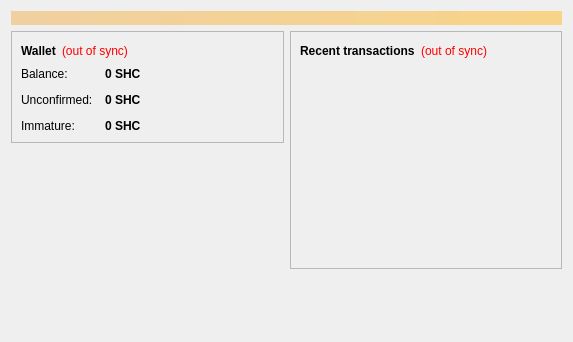
<?xml version="1.0" encoding="UTF-8"?>
<ui version="4.0">
 <class>OverviewPage</class>
 <widget class="QWidget" name="OverviewPage">
  <property name="geometry">
   <rect>
    <x>0</x>
    <y>0</y>
    <width>573</width>
    <height>342</height>
   </rect>
  </property>
  <property name="windowTitle">
   <string>Form</string>
  </property>
  <layout class="QVBoxLayout" name="topLayout">
   <item>
    <widget class="QLabel" name="labelAlerts">
     <property name="visible">
      <bool>false</bool>
     </property>
     <property name="styleSheet">
      <string notr="true">background-color: qlineargradient(x1: 0, y1: 0, x2: 1, y2: 0, stop:0 #F0D0A0, stop:1 #F8D488); color:#000000;</string>
     </property>
     <property name="wordWrap">
      <bool>true</bool>
     </property>
     <property name="margin">
      <number>3</number>
     </property>
    </widget>
   </item>
   <item>
    <layout class="QHBoxLayout" name="horizontalLayout" stretch="1,1">
     <item>
      <layout class="QVBoxLayout" name="verticalLayout_2">
       <item>
        <widget class="QFrame" name="frame">
         <property name="frameShape">
          <enum>QFrame::StyledPanel</enum>
         </property>
         <property name="frameShadow">
          <enum>QFrame::Raised</enum>
         </property>
         <layout class="QVBoxLayout" name="verticalLayout_4">
          <item>
           <layout class="QHBoxLayout" name="horizontalLayout_4">
            <item>
             <widget class="QLabel" name="label_5">
              <property name="font">
               <font>
                <weight>75</weight>
                <bold>true</bold>
               </font>
              </property>
              <property name="text">
               <string>Wallet</string>
              </property>
             </widget>
            </item>
            <item>
             <widget class="QLabel" name="labelWalletStatus">
              <property name="toolTip">
               <string>The displayed information may be out of date. Your wallet automatically synchronizes with the Shockcoin network after a connection is established, but this process has not completed yet.</string>
              </property>
              <property name="styleSheet">
               <string notr="true">QLabel { color: red; }</string>
              </property>
              <property name="text">
               <string notr="true">(out of sync)</string>
              </property>
              <property name="alignment">
               <set>Qt::AlignLeading|Qt::AlignLeft|Qt::AlignVCenter</set>
              </property>
             </widget>
            </item>
            <item>
             <spacer name="horizontalSpacer_2">
              <property name="orientation">
               <enum>Qt::Horizontal</enum>
              </property>
              <property name="sizeHint" stdset="0">
               <size>
                <width>40</width>
                <height>20</height>
               </size>
              </property>
             </spacer>
            </item>
           </layout>
          </item>
          <item>
           <layout class="QFormLayout" name="formLayout_2">
            <property name="fieldGrowthPolicy">
             <enum>QFormLayout::AllNonFixedFieldsGrow</enum>
            </property>
            <property name="horizontalSpacing">
             <number>12</number>
            </property>
            <property name="verticalSpacing">
             <number>12</number>
            </property>
            <item row="0" column="0">
             <widget class="QLabel" name="label">
              <property name="text">
               <string>Balance:</string>
              </property>
             </widget>
            </item>
            <item row="0" column="1">
             <widget class="QLabel" name="labelBalance">
              <property name="font">
               <font>
                <weight>75</weight>
                <bold>true</bold>
               </font>
              </property>
              <property name="cursor">
               <cursorShape>IBeamCursor</cursorShape>
              </property>
              <property name="toolTip">
               <string>Your current balance</string>
              </property>
              <property name="text">
               <string notr="true">0 SHC</string>
              </property>
              <property name="textInteractionFlags">
               <set>Qt::LinksAccessibleByMouse|Qt::TextSelectableByKeyboard|Qt::TextSelectableByMouse</set>
              </property>
             </widget>
            </item>
            <item row="1" column="0">
             <widget class="QLabel" name="label_3">
              <property name="text">
               <string>Unconfirmed:</string>
              </property>
             </widget>
            </item>
            <item row="1" column="1">
             <widget class="QLabel" name="labelUnconfirmed">
              <property name="font">
               <font>
                <weight>75</weight>
                <bold>true</bold>
               </font>
              </property>
              <property name="cursor">
               <cursorShape>IBeamCursor</cursorShape>
              </property>
              <property name="toolTip">
               <string>Total of transactions that have yet to be confirmed, and do not yet count toward the current balance</string>
              </property>
              <property name="text">
               <string notr="true">0 SHC</string>
              </property>
              <property name="textInteractionFlags">
               <set>Qt::LinksAccessibleByMouse|Qt::TextSelectableByKeyboard|Qt::TextSelectableByMouse</set>
              </property>
             </widget>
            </item>
            <item row="2" column="0">
             <widget class="QLabel" name="labelImmatureText">
              <property name="text">
               <string>Immature:</string>
              </property>
             </widget>
            </item>
            <item row="2" column="1">
             <widget class="QLabel" name="labelImmature">
              <property name="font">
               <font>
                <weight>75</weight>
                <bold>true</bold>
               </font>
              </property>
              <property name="toolTip">
               <string>Mined balance that has not yet matured</string>
              </property>
              <property name="text">
               <string notr="true">0 SHC</string>
              </property>
              <property name="textInteractionFlags">
               <set>Qt::LinksAccessibleByMouse|Qt::TextSelectableByKeyboard|Qt::TextSelectableByMouse</set>
              </property>
             </widget>
            </item>
           </layout>
          </item>
         </layout>
        </widget>
       </item>
       <item>
        <spacer name="verticalSpacer">
         <property name="orientation">
          <enum>Qt::Vertical</enum>
         </property>
         <property name="sizeHint" stdset="0">
          <size>
           <width>20</width>
           <height>40</height>
          </size>
         </property>
        </spacer>
       </item>
      </layout>
     </item>
     <item>
      <layout class="QVBoxLayout" name="verticalLayout_3">
       <item>
        <widget class="QFrame" name="frame_2">
         <property name="frameShape">
          <enum>QFrame::StyledPanel</enum>
         </property>
         <property name="frameShadow">
          <enum>QFrame::Raised</enum>
         </property>
         <layout class="QVBoxLayout" name="verticalLayout">
          <item>
           <layout class="QHBoxLayout" name="horizontalLayout_2">
            <item>
             <widget class="QLabel" name="label_4">
              <property name="text">
               <string>&lt;b&gt;Recent transactions&lt;/b&gt;</string>
              </property>
             </widget>
            </item>
            <item>
             <widget class="QLabel" name="labelTransactionsStatus">
              <property name="toolTip">
               <string>The displayed information may be out of date. Your wallet automatically synchronizes with the Shockcoin network after a connection is established, but this process has not completed yet.</string>
              </property>
              <property name="styleSheet">
               <string notr="true">QLabel { color: red; }</string>
              </property>
              <property name="text">
               <string notr="true">(out of sync)</string>
              </property>
              <property name="alignment">
               <set>Qt::AlignRight|Qt::AlignTrailing|Qt::AlignVCenter</set>
              </property>
             </widget>
            </item>
            <item>
             <spacer name="horizontalSpacer">
              <property name="orientation">
               <enum>Qt::Horizontal</enum>
              </property>
              <property name="sizeHint" stdset="0">
               <size>
                <width>40</width>
                <height>20</height>
               </size>
              </property>
             </spacer>
            </item>
           </layout>
          </item>
          <item>
           <widget class="QListView" name="listTransactions">
            <property name="styleSheet">
             <string notr="true">QListView { background: transparent; }</string>
            </property>
            <property name="frameShape">
             <enum>QFrame::NoFrame</enum>
            </property>
            <property name="verticalScrollBarPolicy">
             <enum>Qt::ScrollBarAlwaysOff</enum>
            </property>
            <property name="horizontalScrollBarPolicy">
             <enum>Qt::ScrollBarAlwaysOff</enum>
            </property>
            <property name="selectionMode">
             <enum>QAbstractItemView::NoSelection</enum>
            </property>
           </widget>
          </item>
         </layout>
        </widget>
       </item>
       <item>
        <spacer name="verticalSpacer_2">
         <property name="orientation">
          <enum>Qt::Vertical</enum>
         </property>
         <property name="sizeHint" stdset="0">
          <size>
           <width>20</width>
           <height>40</height>
          </size>
         </property>
        </spacer>
       </item>
      </layout>
     </item>
    </layout>
   </item>
  </layout>
 </widget>
 <resources/>
 <connections/>
</ui>
